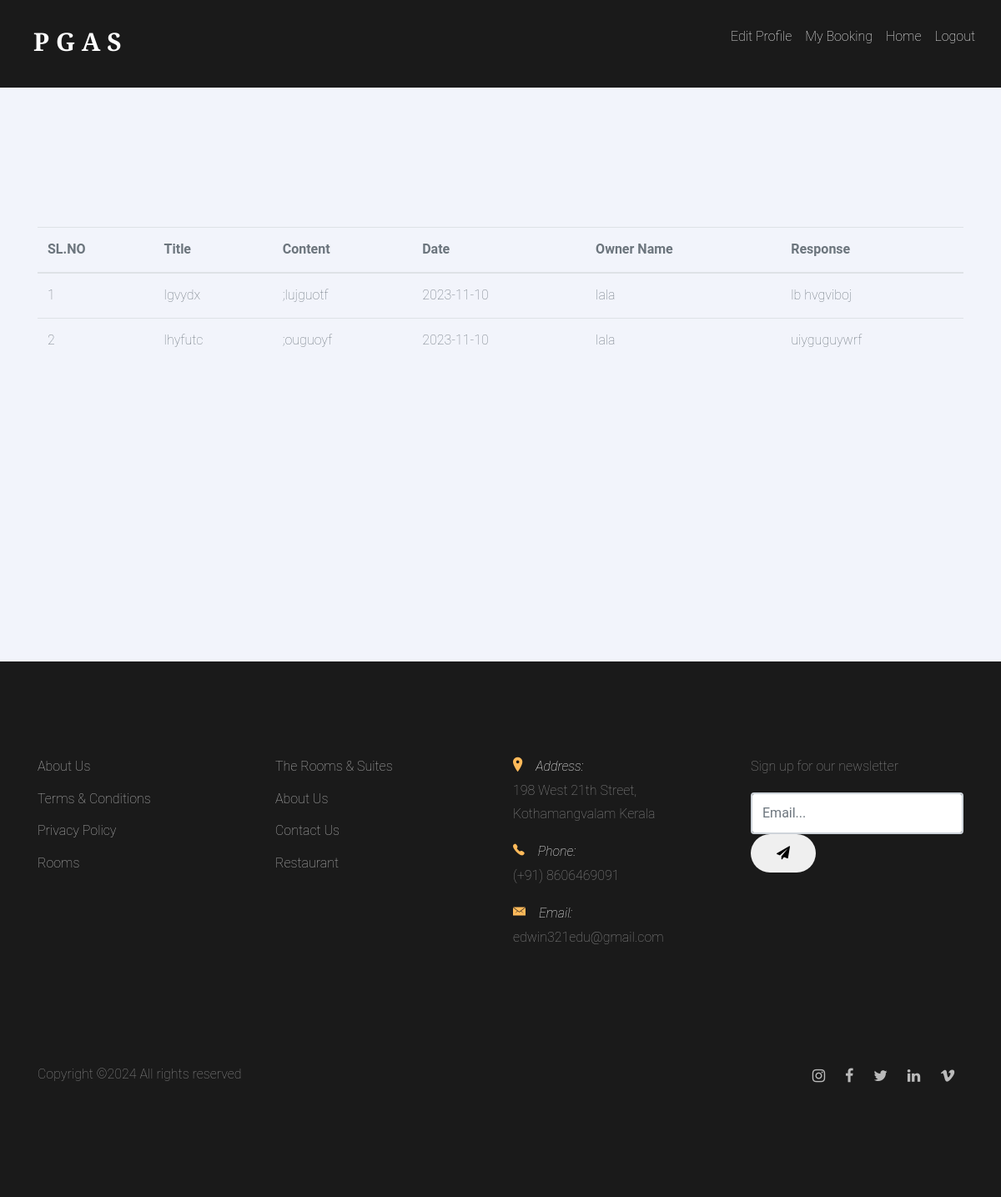
Page /PGAS/User/MyComplaint.php (signed in) on the committed database.
### tables this page shows
CREATE TABLE `tbl_complaint` (
  `complaint_id` int(11) NOT NULL,
  `complaint_title` varchar(500) NOT NULL,
  `complaint_content` varchar(1000) NOT NULL,
  `complaint_reply` varchar(100) NOT NULL,
  `complaint_status` int(11) NOT NULL,
  `user_id` int(11) NOT NULL,
  `complaint_date` varchar(20) NOT NULL,
  `room_id` int(11) NOT NULL
);

CREATE TABLE `tbl_owner` (
  `owner_id` int(11) NOT NULL,
  `owner_name` varchar(50) NOT NULL,
  `owner_email` varchar(50) NOT NULL,
  `owner_address` varchar(100) NOT NULL,
  `owner_number` varchar(50) NOT NULL,
  `place_id` int(11) NOT NULL,
  `owner_gender` varchar(10) NOT NULL,
  `owner_photo` varchar(500) NOT NULL,
  `owner_password` varchar(30) NOT NULL,
  `owner_vstatus` int(11) NOT NULL DEFAULT 0
);

### PGAS/User/MyComplaint.php (the view, shortened to what this page needs)
<?php
include('head.php');
?>
<!DOCTYPE html>
<html lang="en">
<head>
</head>
    <form action="#" method="post" class="form-reg"  enctype="multipart/form-data">
    <div class="container">
        <table class="table mt-3">
            <thead>
                <tr>
                    <th scope="col">SL.NO</th>
                    <th scope="col">Title</th>
                    <th scope="col">Content</th>
                    <th scope="col">Date</th>
                    <th scope="col">Owner Name</th>
                    <th scope="col">Response</th>
                </tr>
            </thead>
            <tbody>
                <?php
               $selqry="select * from tbl_complaint c inner join tbl_user u on c.user_id=u.user_id inner join tbl_room r on c.room_id=r.room_id inner join tbl_owner o on r.owner_id=o.owner_id";
                $row = $connection->query($selqry);
                $i = 0;
                while($data = $row->fetch_assoc()) {
                    $i++;
                ?>
                <tr>
                    <td><?php echo $i?></td>
                    <td><?php echo $data["complaint_title"]?></td>
                    <td><?php echo $data["complaint_content"]?></td>
                 <td><?php echo $data["complaint_date"]?></td>
                    <td><?php echo $data["owner_name"]?></td>
                    <td><?php
                    if($data['complaint_status']==1){
                    echo $data["complaint_reply"];
                    }
                    else{
                        echo "Admin hasn't reviewed the complaint!";
                    }
                    ?></td>
                </tr>
                <?php
                }
                ?>
            </tbody>
        </table>
    </div>
</body>
<?php
include('Foot.php');
?>
</html>

### PGAS/User/Head.php (shortened to what this page needs)
<!DOCTYPE HTML>
<html>
  <head>
    <link rel="stylesheet" href="../Assets/Templates/Main/css/bootstrap.min.css">
    <link rel="stylesheet" href="../Assets/Templates/Main/css/animate.css">
    <link rel="stylesheet" href="../Assets/Templates/Main/css/owl.carousel.min.css">
    <link rel="stylesheet" href="../Assets/Templates/Main/css/aos.css">
    <link rel="stylesheet" href="../Assets/Templates/Main/css/bootstrap-datepicker.css">
    <link rel="stylesheet" href="../Assets/Templates/Main/css/jquery.timepicker.css">
    <link rel="stylesheet" href="../Assets/Templates/Main/css/fancybox.min.css">
    <link rel="stylesheet" href="fonts/ionicons/../Assets/Templates/Main/css/ionicons.min.css">
    <link rel="stylesheet" href="fonts/fontawesome/../Assets/Templates/Main/css/font-awesome.min.css">
    <link rel="stylesheet" href="../Assets/Templates/Main/css/style.css">
  </head>
  <body>
    <header class="site-header js-site-header">
      <div class="container-fluid">
        <div class="row align-items-center">
          <div class="col-6 col-lg-4 site-logo" data-aos="fade"><a href="homepage.php">P G A S</a></div>
          <div class="col-6 col-lg-8">
            <ul class="list-unstyled link navlink">
              <li><a href="Editprofile.php">Edit Profile</a></li>
              <li><a href="MyBooking.php">My Booking</a></li>
              <li><a href="homepage.php">Home</a></li>
             <li><a href="logout.php">Logout</a></li>
            </ul>
          </div>
        </div>
      </div>
    </header>
    <section class="section blog-post-entry bg-light">
      <br>
      <br>
      <br>
      <br>
      <br>

### PGAS/User/Foot.php (shortened to what this page needs)
<br/>
<br/>
<br/>
<br/>
<br/>
<br/>
<br/>
<br/>
    <footer class="section footer-section">
      <div class="container">
        <div class="row mb-4">
          <div class="col-md-3 mb-5">
            <ul class="list-unstyled link">
              <li><a href="#">About Us</a></li>
              <li><a href="#">Terms &amp; Conditions</a></li>
              <li><a href="#">Privacy Policy</a></li>
             <li><a href="#">Rooms</a></li>
            </ul>
          </div>
          <div class="col-md-3 mb-5">
            <ul class="list-unstyled link">
              <li><a href="#">The Rooms &amp; Suites</a></li>
              <li><a href="#">About Us</a></li>
              <li><a href="#">Contact Us</a></li>
              <li><a href="#">Restaurant</a></li>
            </ul>
          </div>
          <div class="col-md-3 mb-5 pr-md-5 contact-info">
            <p><span class="d-block"><span class="ion-ios-location h5 mr-3 text-primary"></span>Address:</span> <span> 198 West 21th Street, <br> Kothamangvalam Kerala</span></p>
            <p><span class="d-block"><span class="ion-ios-telephone h5 mr-3 text-primary"></span>Phone:</span> <span> (+91) 8606469091</span></p>
            <p><span class="d-block"><span class="ion-ios-email h5 mr-3 text-primary"></span>Email:</span> <span> edwin321edu@gmail.com</span></p>
          </div>
          <div class="col-md-3 mb-5">
            <p>Sign up for our newsletter</p>
            <form action="#" class="footer-newsletter">
              <div class="form-group">
                <input type="email" class="form-control" placeholder="Email...">
                <button type="submit" class="btn"><span class="fa fa-paper-plane"></span></button>
              </div>
            </form>
          </div>
        </div>
        <div class="row pt-5">
          <p class="col-md-6 text-left">
            Copyright &copy;<script>document.write(new Date().getFullYear());</script> All rights reserved
          </p>
          <p class="col-md-6 text-right social">
            <a href="www.instagram.com"><span class="fa fa-instagram"></span></a>
            <a href="#"><span class="fa fa-facebook"></span></a>
            <a href="#"><span class="fa fa-twitter"></span></a>
            <a href="#"><span class="fa fa-linkedin"></span></a>
            <a href="#"><span class="fa fa-vimeo"></span></a>
          </p>
        </div>
      </div>
    </footer>
  </body>
</html>

### PGAS/Assets/Templates/Main/css/style.css (style rules this page uses)
body { background: #fff; font-family: "Roboto", arial, sans-serif; font-weight: 200; font-size: 16px; line-height: 1.8; color: #6c757d; position: relative; }
a { -webkit-transition: .3s all ease; -o-transition: .3s all ease; transition: .3s all ease; text-decoration: none; }
.bg-light { background: #f2f4fb !important; }
.container-fluid { max-width: 1600px; }
.btn { padding-left: 30px; padding-right: 30px; padding-top: 10px; padding-bottom: 10px; border-radius: 50px; }
.btn, .form-control { outline: none; -webkit-box-shadow: none !important; box-shadow: none !important; }
.form-control { -webkit-box-shadow: none !important; box-shadow: none !important; height: 50px; border-width: 2px; }
.site-header { position: fixed; top: 0; width: 100%; padding: 30px 0; z-index: 2; -webkit-transition: .3s all ease-in-out; -o-transition: .3s all ease-in-out; transition: .3s all ease-in-out; background: #1a1a1a; }
.navlink { display: flex !important; gap: 1rem; justify-content: flex-end; padding-right: 1rem; }
.navlink li a { color: white !important; }
.site-logo { padding-left: 40px; }
.site-logo a { font-size: 30px; color: #fff; font-weight: bold; line-height: 1; font-family: "Playfair Display", times, serif; }
.section { padding: 7em 0; }
.blog-post-entry { position: relative; }
.footer-section { background: #1a1a1a; color: #fff; }
.footer-section a { color: rgba(255, 255, 255, 0.7); }
.footer-section p { color: rgba(255, 255, 255, 0.5); }
.footer-section .contact-info span.d-block { font-style: italic; color: #fff; }
.footer-section .social a { font-size: 18px; padding: 10px; }
.footer-section .link li { margin-bottom: 10px; }

### rows in the picture
tbl_complaint: complaint_title "lgvydx", complaint_content ";lujguotf", complaint_date "2023-11-10", tbl_owner.owner_name "lala", complaint_reply "lb hvgviboj"
tbl_complaint: complaint_title "lhyfutc", complaint_content ";ouguoyf", complaint_date "2023-11-10", tbl_owner.owner_name "lala", complaint_reply "uiyguguywrf"
